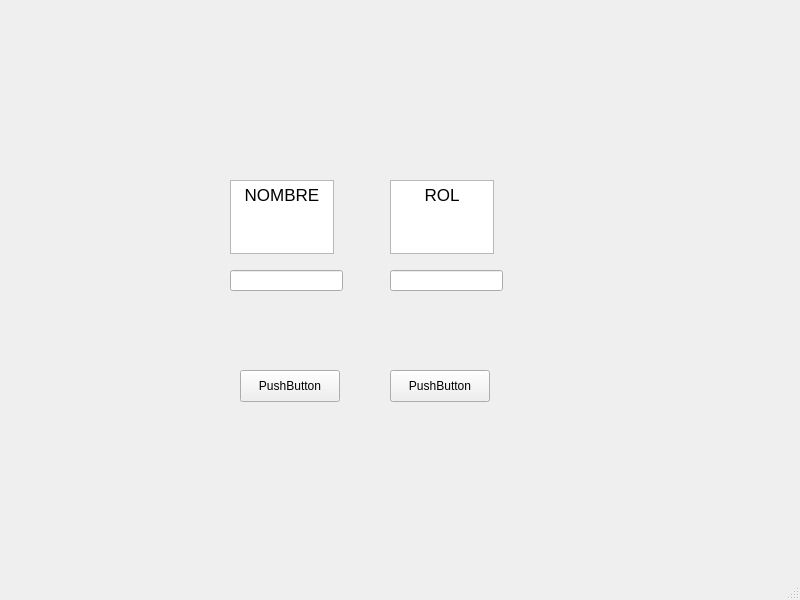
<?xml version="1.0" encoding="UTF-8"?>
<ui version="4.0">
 <class>MainWindow_agregarUsuarios</class>
 <widget class="QMainWindow" name="MainWindow_agregarUsuarios">
  <property name="geometry">
   <rect>
    <x>0</x>
    <y>0</y>
    <width>800</width>
    <height>600</height>
   </rect>
  </property>
  <property name="windowTitle">
   <string>MainWindow</string>
  </property>
  <widget class="QWidget" name="centralwidget">
   <widget class="QLineEdit" name="input_rol">
    <property name="geometry">
     <rect>
      <x>390</x>
      <y>270</y>
      <width>113</width>
      <height>21</height>
     </rect>
    </property>
   </widget>
   <widget class="QLineEdit" name="input_nombre">
    <property name="geometry">
     <rect>
      <x>230</x>
      <y>270</y>
      <width>113</width>
      <height>21</height>
     </rect>
    </property>
   </widget>
   <widget class="QTextEdit" name="textEdit">
    <property name="geometry">
     <rect>
      <x>230</x>
      <y>180</y>
      <width>104</width>
      <height>74</height>
     </rect>
    </property>
    <property name="html">
     <string>&lt;!DOCTYPE HTML PUBLIC &quot;-//W3C//DTD HTML 4.0//EN&quot; &quot;http://www.w3.org/TR/REC-html40/strict.dtd&quot;&gt;
&lt;html&gt;&lt;head&gt;&lt;meta name=&quot;qrichtext&quot; content=&quot;1&quot; /&gt;&lt;meta charset=&quot;utf-8&quot; /&gt;&lt;style type=&quot;text/css&quot;&gt;
p, li { white-space: pre-wrap; }
hr { height: 1px; border-width: 0; }
li.unchecked::marker { content: &quot;\2610&quot;; }
li.checked::marker { content: &quot;\2612&quot;; }
&lt;/style&gt;&lt;/head&gt;&lt;body style=&quot; font-family:'.AppleSystemUIFont'; font-size:13pt; font-weight:400; font-style:normal;&quot;&gt;
&lt;p align=&quot;center&quot; style=&quot; margin-top:0px; margin-bottom:0px; margin-left:0px; margin-right:0px; -qt-block-indent:0; text-indent:0px;&quot;&gt;NOMBRE&lt;/p&gt;&lt;/body&gt;&lt;/html&gt;</string>
    </property>
   </widget>
   <widget class="QTextEdit" name="textEdit_2">
    <property name="geometry">
     <rect>
      <x>390</x>
      <y>180</y>
      <width>104</width>
      <height>74</height>
     </rect>
    </property>
    <property name="html">
     <string>&lt;!DOCTYPE HTML PUBLIC &quot;-//W3C//DTD HTML 4.0//EN&quot; &quot;http://www.w3.org/TR/REC-html40/strict.dtd&quot;&gt;
&lt;html&gt;&lt;head&gt;&lt;meta name=&quot;qrichtext&quot; content=&quot;1&quot; /&gt;&lt;meta charset=&quot;utf-8&quot; /&gt;&lt;style type=&quot;text/css&quot;&gt;
p, li { white-space: pre-wrap; }
hr { height: 1px; border-width: 0; }
li.unchecked::marker { content: &quot;\2610&quot;; }
li.checked::marker { content: &quot;\2612&quot;; }
&lt;/style&gt;&lt;/head&gt;&lt;body style=&quot; font-family:'.AppleSystemUIFont'; font-size:13pt; font-weight:400; font-style:normal;&quot;&gt;
&lt;p align=&quot;center&quot; style=&quot; margin-top:0px; margin-bottom:0px; margin-left:0px; margin-right:0px; -qt-block-indent:0; text-indent:0px;&quot;&gt;ROL&lt;/p&gt;&lt;/body&gt;&lt;/html&gt;</string>
    </property>
   </widget>
   <widget class="QPushButton" name="BT_CrearUsuario">
    <property name="geometry">
     <rect>
      <x>240</x>
      <y>370</y>
      <width>100</width>
      <height>32</height>
     </rect>
    </property>
    <property name="text">
     <string>PushButton</string>
    </property>
   </widget>
   <widget class="QPushButton" name="BT_regresar">
    <property name="geometry">
     <rect>
      <x>390</x>
      <y>370</y>
      <width>100</width>
      <height>32</height>
     </rect>
    </property>
    <property name="text">
     <string>PushButton</string>
    </property>
   </widget>
  </widget>
  <widget class="QMenuBar" name="menubar">
   <property name="geometry">
    <rect>
     <x>0</x>
     <y>0</y>
     <width>800</width>
     <height>24</height>
    </rect>
   </property>
  </widget>
  <widget class="QStatusBar" name="statusbar"/>
 </widget>
 <resources/>
 <connections/>
</ui>
